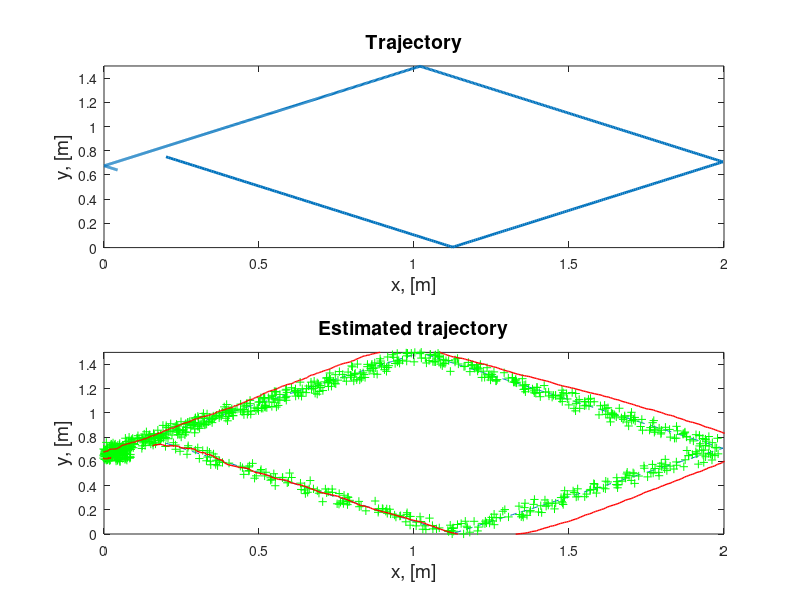

Here is the MATLAB script that generated this plot:
clear;


d_t = 0.01;
t_sim = 10; % [s]
sim_steps = round(t_sim / d_t);
noise = randi([-5, 5], 2, sim_steps);
noise = noise / 120;

%physical parameters
width = 1.5; %[m]
length = 2; %[m]
m = 0.05; % mass of the puck [kg]
g = 9.80665;
friction_coef = 0.01034409; % for aerohockey table
a = friction_coef * g;


%Initial conditions, ideal System
t = 0;
x_0 = length/10; % [m]
y_0 = width/2; % [m]
v0 = 1; % m/s
alpha = (pi/180) * (-38.9); % [rad] angle to x-axis

v_x0 = v0 * cos(alpha);
v_y0 = v0 * sin(alpha);

a_x = a * cos(alpha);
a_y = a * sin(alpha);

X_vec = zeros(4, sim_steps);
X_vec(:, 1) = [x_0, y_0, v_x0, v_y0].';
A_mat = [1 0 d_t 0; 0 1 0 d_t; 0 0 1 0; 0 0 0 1]; 
U_vec = [-a_x; -a_y];
B_mat = [(0.5 * d_t * d_t) 0; 0 (0.5 * d_t * d_t); d_t 0; 0 d_t];

%simulation ideal system trajectory
for step = 1:sim_steps
    X_vec(:, step + 1) = A_mat * X_vec(:, step) + B_mat * U_vec;
	
	%bounce off the X walls
	if X_vec(1, step + 1) > length || X_vec(1, step + 1) < 0
		A_mat(1, 3) = A_mat(1,3) * (-1);
		B_mat(1, 1) = B_mat(1, 1) * (-1);
		X_vec(:, step + 1) = A_mat * X_vec(:, step) + B_mat * U_vec;
	end
	
	%bounce off the Y walls
	if X_vec(2, step + 1) > width || X_vec(2, step + 1) < 0
		A_mat(2, 4) = A_mat(2, 4) * (-1);
		B_mat(1, 2) = B_mat(1, 2) * (-1);
		X_vec(:, step + 1) = A_mat * X_vec(:, step) + B_mat * U_vec;
	end
	
	%stop if v < 0
	if abs(X_vec(3, step + 1)) < 0.0005
		X_vec(3, step + 1 ) = 0;
		U_vec = [0;0];
	end
	if abs(X_vec(4, step + 1)) < 0.0005
		X_vec(4, step + 1 ) = 0;
		U_vec = [0;0];
	end
end

H_mat = [1 0 0 0; 0 1 0 0]; % Measurement matrix (Messmatrix)
Z_meas = zeros(2, sim_steps); % Z - measurements

%initial estimation
X_predicted = [0 0 0 0].'; % state of the system after prediction step, mu_hat
X_corrected = [0 0 0 0].'; % state of the system after correction step, mu
K_mat = zeros(4,4); %Kalman matrix
Q_mat = [0.01 0; 0 0.01]; % variance matrix of measurenemts error
R_mat = [0.00001 0 0 0;0 0.00001 0 0;0 0 0.00001 0; 0 0 0 0.00001]; %covariance matrix 
P_predicted = diag([1 1 1 1]); % covariance matrix (not measurement's error), sigma_hat matrix
I_mat = diag([1 1 1 1]);

%simulation estimated trajectory
for step = 1:sim_steps
	
	% Measurements (Messung)
	Z_meas(:, step) = H_mat * X_vec(:, step) + noise(:, step);
	
    % Correction with the measurements (Korrektur mit der Messung)
    K_mat = P_predicted * H_mat' / (H_mat * P_predicted * H_mat' + Q_mat);
    X_corrected(:, step) = X_predicted(:, step) + K_mat * (Z_meas(:,step) - H_mat * X_predicted(:, step)); 
    P_corrected = (I_mat - K_mat * H_mat) * P_predicted; %sigma matrix
    
    % Prediction (Prädiktion)
    X_predicted(:, step + 1) = A_mat * X_corrected(:, step) + B_mat * U_vec;
	P_predicted = A_mat * P_corrected * A_mat' + R_mat;
end

%plot ideal system
subplot(2,1,1);
plot(X_vec(1,:), X_vec(2,:), 'LineWidth', 2);
axis([0, length, 0, width])
title('Trajectory', 'FontSize', 14)
xlabel('x, [m]', 'FontSize', 14)
ylabel('y, [m]', 'FontSize', 14)


% Kalman Filter
subplot(2,1,2);
plot(X_vec(1,:), X_vec(2,:), '--', ...
	Z_meas(1,:), Z_meas(2,:), 'g+' , ...
	X_predicted(1, 2:end), X_predicted(2, 2:end), 'r', 'LineWidth', 1);
axis([0, length, 0, width])
title('Estimated trajectory', 'FontSize', 14)
xlabel('x, [m]', 'FontSize', 14)
ylabel('y, [m]', 'FontSize', 14)
